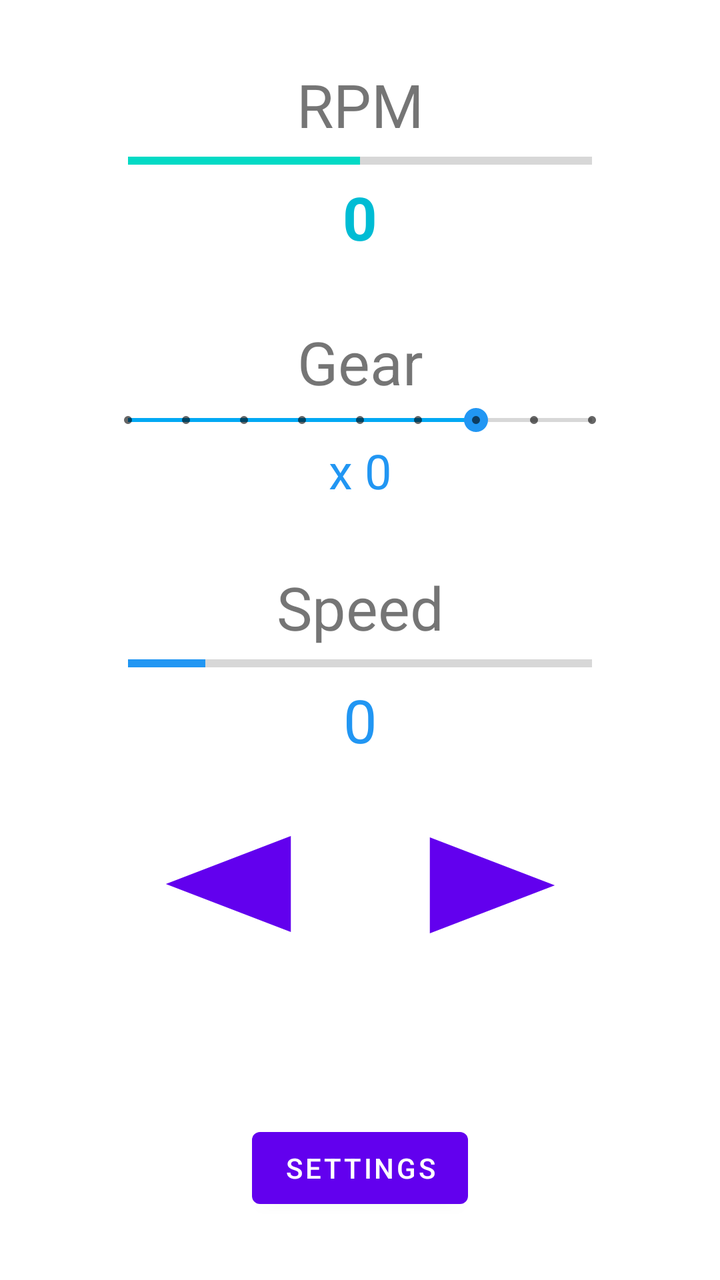
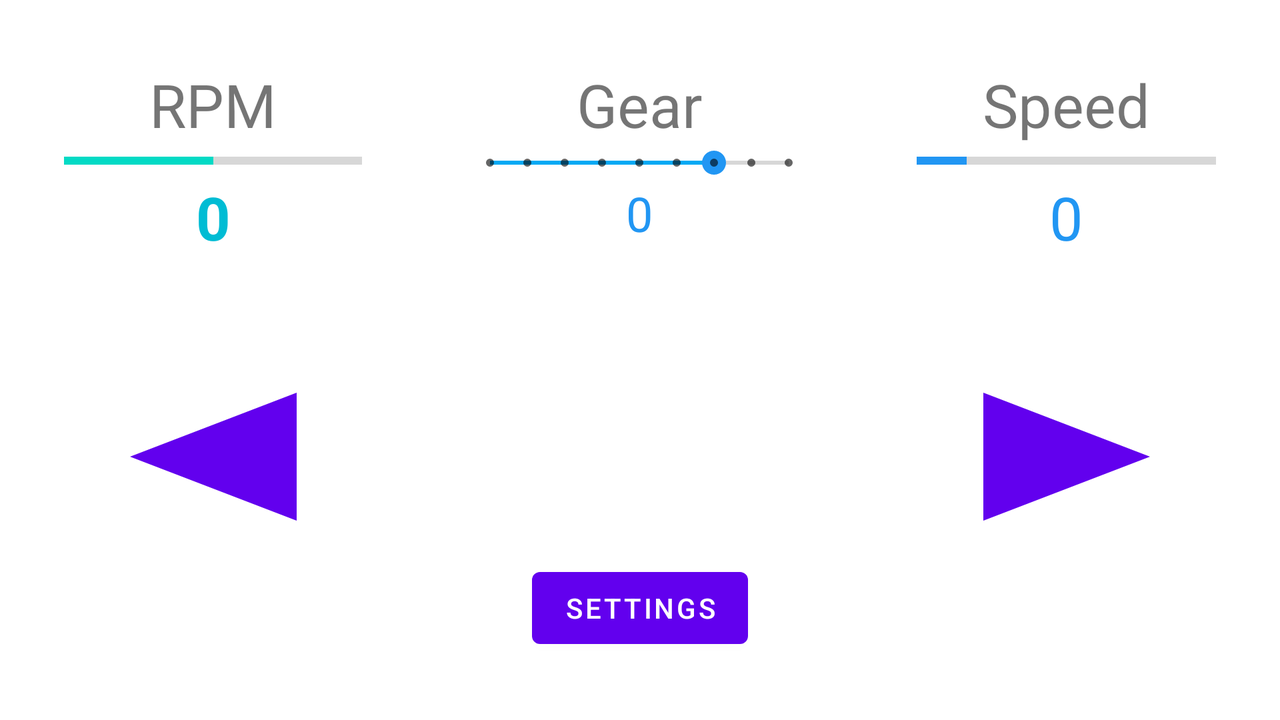

The same Android screen from two of the app's own layout files: first res/layout/ as a phone draws it, then the repository's variant for another configuration, drawn on a device whose configuration selects that folder. Both files follow.
<!-- AndroidManifest.xml: application theme Theme.FitbikeConnector -->
<!-- res/layout/main_fragment.xml -->
<?xml version="1.0" encoding="utf-8"?>
<androidx.constraintlayout.widget.ConstraintLayout xmlns:android="http://schemas.android.com/apk/res/android"
    xmlns:app="http://schemas.android.com/apk/res-auto"
    xmlns:tools="http://schemas.android.com/tools"
    android:layout_width="match_parent"
    android:layout_height="match_parent"
    tools:context=".MainFragment">

    <androidx.constraintlayout.widget.ConstraintLayout
        android:id="@+id/layoutRPM"
        android:layout_width="0dp"
        android:layout_height="wrap_content"
        android:layout_marginStart="32dp"
        android:layout_marginTop="32dp"
        android:layout_marginEnd="32dp"
        android:orientation="vertical"
        app:layout_constraintEnd_toEndOf="parent"
        app:layout_constraintHorizontal_bias="0.5"
        app:layout_constraintStart_toStartOf="parent"
        app:layout_constraintTop_toTopOf="parent">

        <TextView
            android:id="@+id/textRPM"
            android:layout_width="wrap_content"
            android:layout_height="wrap_content"
            android:text="RPM"
            android:textSize="30sp"
            app:layout_constraintEnd_toEndOf="parent"
            app:layout_constraintStart_toStartOf="parent"
            app:layout_constraintTop_toTopOf="parent" />

        <ProgressBar
            android:id="@+id/rpmBar"
            style="@style/Widget.AppCompat.ProgressBar.Horizontal"
            android:layout_width="0dp"
            android:layout_height="wrap_content"
            android:layout_marginStart="32dp"
            android:layout_marginEnd="32dp"
            android:indeterminate="false"
            android:max="120"
            android:progress="60"
            app:layout_constraintEnd_toEndOf="parent"
            app:layout_constraintStart_toStartOf="parent"
            app:layout_constraintTop_toBottomOf="@+id/textRPM" />

        <TextView
            android:id="@+id/valRPM"
            android:layout_width="wrap_content"
            android:layout_height="wrap_content"
            android:text="0"
            android:textAlignment="center"
            android:textColor="#00BCD4"
            android:textSize="30sp"
            android:textStyle="bold"
            app:layout_constraintBottom_toBottomOf="parent"
            app:layout_constraintEnd_toEndOf="parent"
            app:layout_constraintStart_toStartOf="parent"
            app:layout_constraintTop_toBottomOf="@+id/rpmBar" />

    </androidx.constraintlayout.widget.ConstraintLayout>

    <androidx.constraintlayout.widget.ConstraintLayout
        android:id="@+id/layoutGear"
        android:layout_width="0dp"
        android:layout_height="wrap_content"
        android:layout_marginStart="32dp"
        android:layout_marginTop="32dp"
        android:layout_marginEnd="32dp"
        android:layout_marginBottom="32dp"
        android:orientation="vertical"
        app:layout_constraintBottom_toTopOf="@+id/layoutSpeed"
        app:layout_constraintEnd_toEndOf="parent"
        app:layout_constraintHorizontal_bias="1.0"
        app:layout_constraintStart_toStartOf="parent"
        app:layout_constraintTop_toBottomOf="@+id/layoutRPM">

        <TextView
            android:id="@+id/textGear"
            android:layout_width="wrap_content"
            android:layout_height="wrap_content"
            android:text="Gear"
            android:textAlignment="center"
            android:textSize="30sp"
            app:layout_constraintBottom_toTopOf="@+id/gearBar"
            app:layout_constraintEnd_toEndOf="parent"
            app:layout_constraintStart_toStartOf="parent"
            app:layout_constraintTop_toTopOf="parent"
            app:layout_constraintVertical_bias="0.0" />

        <SeekBar
            android:id="@+id/gearBar"
            style="@style/Widget.AppCompat.SeekBar.Discrete"
            android:layout_width="0dp"
            android:layout_height="wrap_content"
            android:layout_marginStart="16dp"
            android:layout_marginEnd="16dp"
            android:indeterminate="false"
            android:max="8"
            android:progress="6"
            android:progressTint="#03A9F4"
            android:thumbTint="#2196F3"
            app:layout_constraintEnd_toEndOf="parent"
            app:layout_constraintHorizontal_bias="0.5"
            app:layout_constraintStart_toStartOf="parent"
            app:layout_constraintTop_toBottomOf="@+id/textGear" />

        <TextView
            android:id="@+id/valGear"
            android:layout_width="144dp"
            android:layout_height="wrap_content"
            android:text="x 0"
            android:textAlignment="center"
            android:textColor="#2196F3"
            android:textSize="24sp"
            app:layout_constraintBottom_toBottomOf="parent"
            app:layout_constraintEnd_toEndOf="parent"
            app:layout_constraintStart_toStartOf="parent"
            app:layout_constraintTop_toBottomOf="@+id/gearBar" />

    </androidx.constraintlayout.widget.ConstraintLayout>

    <androidx.constraintlayout.widget.ConstraintLayout
        android:id="@+id/layoutSpeed"
        android:layout_width="0dp"
        android:layout_height="wrap_content"
        android:layout_marginStart="32dp"
        android:layout_marginTop="32dp"
        android:layout_marginEnd="32dp"
        android:orientation="vertical"
        app:layout_constraintEnd_toEndOf="parent"
        app:layout_constraintHorizontal_bias="0.0"
        app:layout_constraintStart_toStartOf="parent"
        app:layout_constraintTop_toBottomOf="@+id/layoutGear">

        <TextView
            android:id="@+id/textSpeed"
            android:layout_width="wrap_content"
            android:layout_height="wrap_content"
            android:baselineAligned="false"
            android:text="Speed"
            android:textAlignment="center"
            android:textSize="30sp"
            app:layout_constraintEnd_toEndOf="parent"
            app:layout_constraintHorizontal_bias="0.5"
            app:layout_constraintStart_toStartOf="parent"
            app:layout_constraintTop_toTopOf="parent" />

        <ProgressBar
            android:id="@+id/speedBar"
            style="@style/Widget.AppCompat.ProgressBar.Horizontal"
            android:layout_width="0dp"
            android:layout_height="wrap_content"
            android:layout_marginStart="32dp"
            android:layout_marginEnd="32dp"
            android:indeterminate="false"
            android:max="60"
            android:progress="10"
            android:progressTint="#2196F3"
            app:layout_constraintEnd_toEndOf="parent"
            app:layout_constraintHorizontal_bias="0.5"
            app:layout_constraintStart_toStartOf="parent"
            app:layout_constraintTop_toBottomOf="@+id/textSpeed" />

        <TextView
            android:id="@+id/valSpeed"
            android:layout_width="wrap_content"
            android:layout_height="wrap_content"
            android:text="0"
            android:textAlignment="center"
            android:textColor="#2196F3"
            android:textSize="30sp"
            app:layout_constraintBottom_toBottomOf="parent"
            app:layout_constraintEnd_toEndOf="parent"
            app:layout_constraintHorizontal_bias="0.5"
            app:layout_constraintStart_toStartOf="parent"
            app:layout_constraintTop_toBottomOf="@+id/speedBar" />

    </androidx.constraintlayout.widget.ConstraintLayout>

    <Button
        android:id="@+id/button_first"
        android:layout_width="wrap_content"
        android:layout_height="wrap_content"
        android:layout_marginBottom="32dp"
        android:text="@string/next"
        app:layout_constraintBottom_toBottomOf="parent"
        app:layout_constraintEnd_toEndOf="parent"
        app:layout_constraintStart_toStartOf="parent" />

    <ImageButton
        android:id="@+id/imageButtonLeft"
        android:layout_width="wrap_content"
        android:layout_height="60dp"
        android:layout_marginStart="32dp"
        android:layout_marginTop="32dp"
        android:background="@null"
        android:contentDescription="turn left button"
        android:scaleType="fitCenter"
        android:src="@drawable/ic_button_left"
        android:stateListAnimator="@animator/btn_onclick"
        android:tint="?attr/colorPrimary"
        app:layout_constraintBottom_toTopOf="@+id/button_first"
        app:layout_constraintStart_toStartOf="@+id/layoutSpeed"
        app:layout_constraintTop_toBottomOf="@+id/layoutSpeed"
        app:layout_constraintVertical_bias="0.0" />

    <ImageButton
        android:id="@+id/imageButtonRight"
        android:layout_width="wrap_content"
        android:layout_height="60dp"
        android:layout_marginTop="32dp"
        android:layout_marginEnd="32dp"
        android:background="@null"
        android:contentDescription="turn right button"
        android:scaleType="fitCenter"
        android:src="@drawable/ic_button_right"
        android:stateListAnimator="@animator/btn_onclick"
        android:tint="?attr/colorPrimary"
        app:layout_constraintBottom_toTopOf="@+id/button_first"
        app:layout_constraintEnd_toEndOf="@+id/layoutSpeed"
        app:layout_constraintStart_toStartOf="@+id/guideline5"
        app:layout_constraintTop_toBottomOf="@+id/layoutSpeed"
        app:layout_constraintVertical_bias="0.009" />

</androidx.constraintlayout.widget.ConstraintLayout>
<!-- resources referenced by this layout -->
<resources>
  <!-- drawable ic_button_left (drawable) -->
  <vector xmlns:android="http://schemas.android.com/apk/res/android"
      android:width="100dp"
      android:height="80dp"
      android:viewportWidth="120"
      android:viewportHeight="100">
    <path
        android:pathData="M10,50L110,90L110,10L10,50Z"
        android:fillColor="#D8D8D8"/>
  </vector>
  <!-- drawable ic_button_right (drawable) -->
  <vector xmlns:android="http://schemas.android.com/apk/res/android"
      android:width="100dp"
      android:height="80dp"
      android:viewportWidth="120"
      android:viewportHeight="100">
    <path
        android:pathData="M110,50L10,90L10,10L110,50Z"
        android:fillColor="#D8D8D8"/>
  </vector>
  <string name="next">Settings</string>
  <style name="Theme.FitbikeConnector" parent="Theme.MaterialComponents.DayNight.DarkActionBar">
          
          <item name="colorPrimary">@color/purple_500</item>
          <item name="colorPrimaryVariant">@color/purple_700</item>
          <item name="colorOnPrimary">@color/white</item>
          
          <item name="colorSecondary">@color/teal_200</item>
          <item name="colorSecondaryVariant">@color/teal_700</item>
          <item name="colorOnSecondary">@color/black</item>
          
          <item name="android:statusBarColor" tools:targetApi="l">?attr/colorPrimaryVariant</item>
          
      </style>
</resources>
<!-- res/layout-land/main_fragment.xml (the repository's variant of the layout above) -->
<!-- drawn on the phone turned sideways -->
<?xml version="1.0" encoding="utf-8"?>
<androidx.constraintlayout.widget.ConstraintLayout xmlns:android="http://schemas.android.com/apk/res/android"
    xmlns:app="http://schemas.android.com/apk/res-auto"
    xmlns:tools="http://schemas.android.com/tools"
    android:layout_width="match_parent"
    android:layout_height="match_parent"
    tools:context=".MainFragment">


    <androidx.constraintlayout.widget.ConstraintLayout
        android:id="@+id/layoutRPM"
        android:layout_width="0dp"
        android:layout_height="wrap_content"
        android:orientation="vertical"
        app:layout_constraintEnd_toStartOf="@+id/guideline4"
        app:layout_constraintStart_toStartOf="parent"
        app:layout_constraintTop_toTopOf="@+id/guideline2">

        <TextView
            android:id="@+id/textRPM"
            android:layout_width="wrap_content"
            android:layout_height="wrap_content"
            android:text="RPM"
            android:textSize="30sp"
            app:layout_constraintEnd_toEndOf="parent"
            app:layout_constraintStart_toStartOf="parent"
            app:layout_constraintTop_toTopOf="parent" />

        <ProgressBar
            android:id="@+id/rpmBar"
            style="@style/Widget.AppCompat.ProgressBar.Horizontal"
            android:layout_width="0dp"
            android:layout_height="wrap_content"
            android:layout_marginStart="32dp"
            android:layout_marginEnd="32dp"
            android:indeterminate="false"
            android:max="120"
            android:progress="60"
            app:layout_constraintEnd_toEndOf="parent"
            app:layout_constraintStart_toStartOf="parent"
            app:layout_constraintTop_toBottomOf="@+id/textRPM" />

        <TextView
            android:id="@+id/valRPM"
            android:layout_width="wrap_content"
            android:layout_height="wrap_content"
            android:text="0"
            android:textAlignment="center"
            android:textColor="#00BCD4"
            android:textSize="30sp"
            android:textStyle="bold"
            app:layout_constraintBottom_toBottomOf="parent"
            app:layout_constraintEnd_toEndOf="parent"
            app:layout_constraintStart_toStartOf="parent"
            app:layout_constraintTop_toBottomOf="@+id/rpmBar" />

    </androidx.constraintlayout.widget.ConstraintLayout>

    <androidx.constraintlayout.widget.ConstraintLayout
        android:id="@+id/layoutGear"
        android:layout_width="0dp"
        android:layout_height="wrap_content"
        android:orientation="vertical"
        app:layout_constraintEnd_toStartOf="@+id/guideline5"
        app:layout_constraintStart_toStartOf="@+id/guideline4"
        app:layout_constraintTop_toTopOf="@+id/guideline2">

        <TextView
            android:id="@+id/textGear"
            android:layout_width="wrap_content"
            android:layout_height="wrap_content"
            android:text="Gear"
            android:textAlignment="center"
            android:textSize="30sp"
            app:layout_constraintEnd_toEndOf="parent"
            app:layout_constraintStart_toStartOf="parent"
            app:layout_constraintTop_toTopOf="parent" />

        <SeekBar
            android:id="@+id/gearBar"
            style="@style/Widget.AppCompat.SeekBar.Discrete"
            android:layout_width="0dp"
            android:layout_height="wrap_content"
            android:layout_marginStart="16dp"
            android:layout_marginEnd="16dp"
            android:indeterminate="false"
            android:max="8"
            android:progress="6"
            android:progressTint="#03A9F4"
            android:thumbTint="#2196F3"
            app:layout_constraintEnd_toEndOf="parent"
            app:layout_constraintStart_toStartOf="parent"
            app:layout_constraintTop_toBottomOf="@+id/textGear" />

        <TextView
            android:id="@+id/valGear"
            android:layout_width="wrap_content"
            android:layout_height="wrap_content"
            android:text="0"
            android:textAlignment="center"
            android:textColor="#2196F3"
            android:textSize="24sp"
            app:layout_constraintBottom_toBottomOf="parent"
            app:layout_constraintEnd_toEndOf="parent"
            app:layout_constraintStart_toStartOf="parent"
            app:layout_constraintTop_toBottomOf="@+id/gearBar" />

    </androidx.constraintlayout.widget.ConstraintLayout>

    <androidx.constraintlayout.widget.ConstraintLayout
        android:id="@+id/layoutSpeed"
        android:layout_width="0dp"
        android:layout_height="wrap_content"
        android:orientation="vertical"
        app:layout_constraintEnd_toEndOf="parent"
        app:layout_constraintStart_toStartOf="@+id/guideline5"
        app:layout_constraintTop_toTopOf="@+id/guideline2">

        <TextView
            android:id="@+id/textSpeed"
            android:layout_width="wrap_content"
            android:layout_height="wrap_content"
            android:baselineAligned="false"
            android:text="Speed"
            android:textAlignment="center"
            android:textSize="30sp"
            app:layout_constraintEnd_toEndOf="parent"
            app:layout_constraintStart_toStartOf="parent"
            app:layout_constraintTop_toTopOf="parent" />

        <ProgressBar
            android:id="@+id/speedBar"
            style="@style/Widget.AppCompat.ProgressBar.Horizontal"
            android:layout_width="0dp"
            android:layout_height="wrap_content"
            android:layout_marginStart="32dp"
            android:layout_marginEnd="32dp"
            android:indeterminate="false"
            android:max="60"
            android:progress="10"
            android:progressTint="#2196F3"
            app:layout_constraintEnd_toEndOf="parent"
            app:layout_constraintHorizontal_bias="0.5"
            app:layout_constraintStart_toStartOf="parent"
            app:layout_constraintTop_toBottomOf="@+id/textSpeed" />

        <TextView
            android:id="@+id/valSpeed"
            android:layout_width="wrap_content"
            android:layout_height="wrap_content"
            android:text="0"
            android:textAlignment="center"
            android:textColor="#2196F3"
            android:textSize="30sp"
            app:layout_constraintBottom_toBottomOf="parent"
            app:layout_constraintEnd_toEndOf="parent"
            app:layout_constraintHorizontal_bias="0.5"
            app:layout_constraintStart_toStartOf="parent"
            app:layout_constraintTop_toBottomOf="@+id/speedBar" />

    </androidx.constraintlayout.widget.ConstraintLayout>

    <androidx.constraintlayout.widget.Guideline
        android:id="@+id/guideline2"
        android:layout_width="wrap_content"
        android:layout_height="wrap_content"
        android:orientation="horizontal"
        app:layout_constraintGuide_begin="32dp"
        app:layout_constraintTop_toTopOf="parent" />

    <androidx.constraintlayout.widget.Guideline
        android:id="@+id/guideline4"
        android:layout_width="wrap_content"
        android:layout_height="wrap_content"
        android:orientation="vertical"
        app:layout_constraintGuide_percent="0.333" />

    <androidx.constraintlayout.widget.Guideline
        android:id="@+id/guideline5"
        android:layout_width="wrap_content"
        android:layout_height="wrap_content"
        android:orientation="vertical"
        app:layout_constraintEnd_toEndOf="parent"
        app:layout_constraintGuide_percent="0.666" />

    <Button
        android:id="@+id/button_first"
        android:layout_width="wrap_content"
        android:layout_height="wrap_content"
        android:layout_marginBottom="32dp"
        android:text="@string/next"
        app:layout_constraintBottom_toBottomOf="parent"
        app:layout_constraintEnd_toEndOf="parent"
        app:layout_constraintStart_toStartOf="parent" />

    <ImageButton
        android:id="@+id/imageButtonLeft"
        android:layout_width="wrap_content"
        android:layout_height="wrap_content"
        android:background="@null"
        android:contentDescription="turn left button"
        android:scaleType="fitCenter"
        android:src="@drawable/ic_button_left"
        android:stateListAnimator="@animator/btn_onclick"
        android:tint="?attr/colorPrimary"
        app:layout_constraintBottom_toBottomOf="@+id/button_first"
        app:layout_constraintEnd_toStartOf="@+id/guideline4"
        app:layout_constraintStart_toStartOf="parent"
        app:layout_constraintTop_toBottomOf="@+id/layoutRPM" />

    <ImageButton
        android:id="@+id/imageButtonRight"
        android:layout_width="wrap_content"
        android:layout_height="wrap_content"
        android:background="@null"
        android:contentDescription="turn right button"
        android:scaleType="fitCenter"
        android:src="@drawable/ic_button_right"
        android:stateListAnimator="@animator/btn_onclick"
        android:tint="?attr/colorPrimary"
        app:layout_constraintBottom_toBottomOf="@+id/button_first"
        app:layout_constraintEnd_toEndOf="parent"
        app:layout_constraintStart_toStartOf="@+id/guideline5"
        app:layout_constraintTop_toBottomOf="@+id/layoutSpeed" />

</androidx.constraintlayout.widget.ConstraintLayout>
